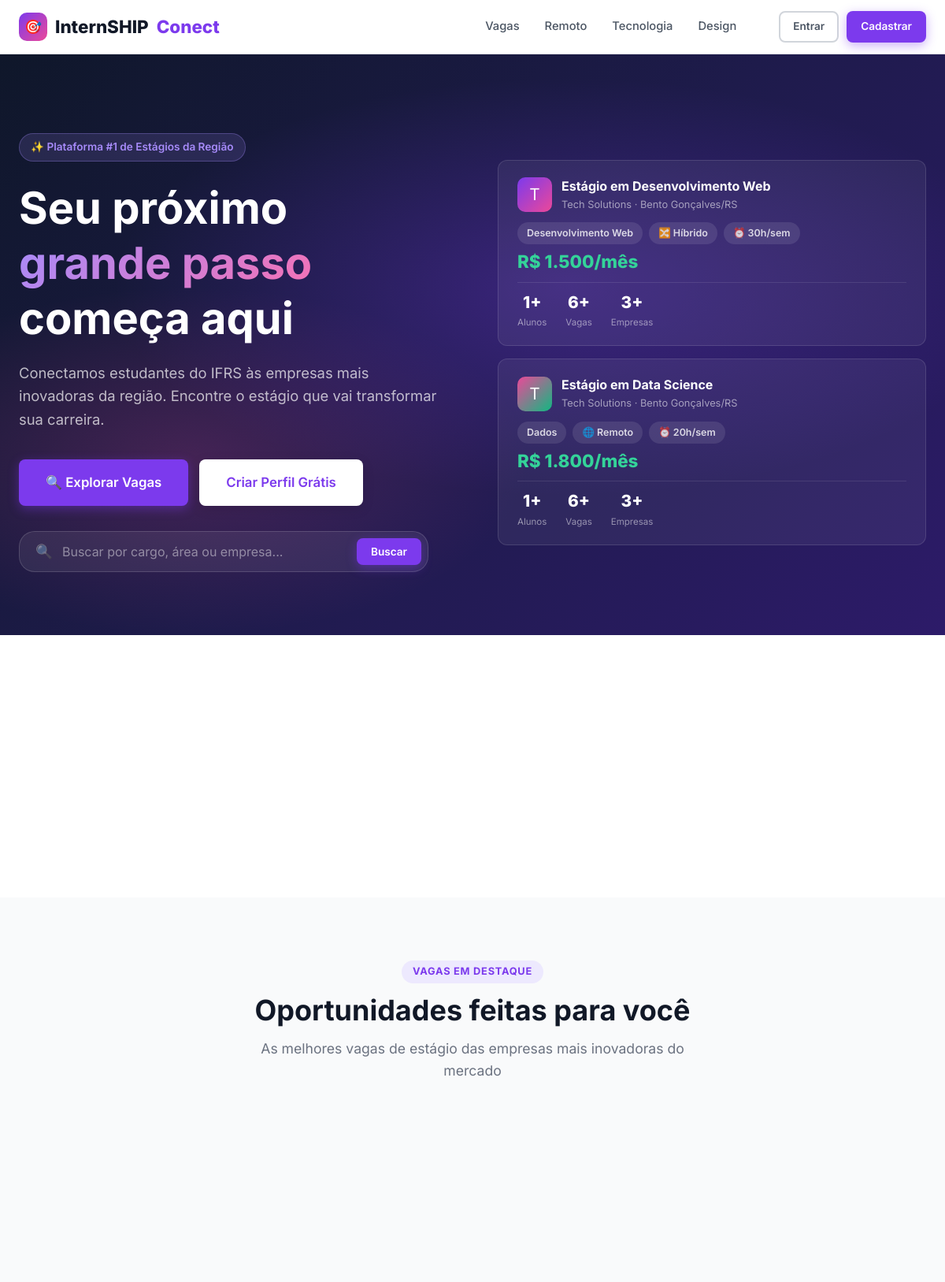
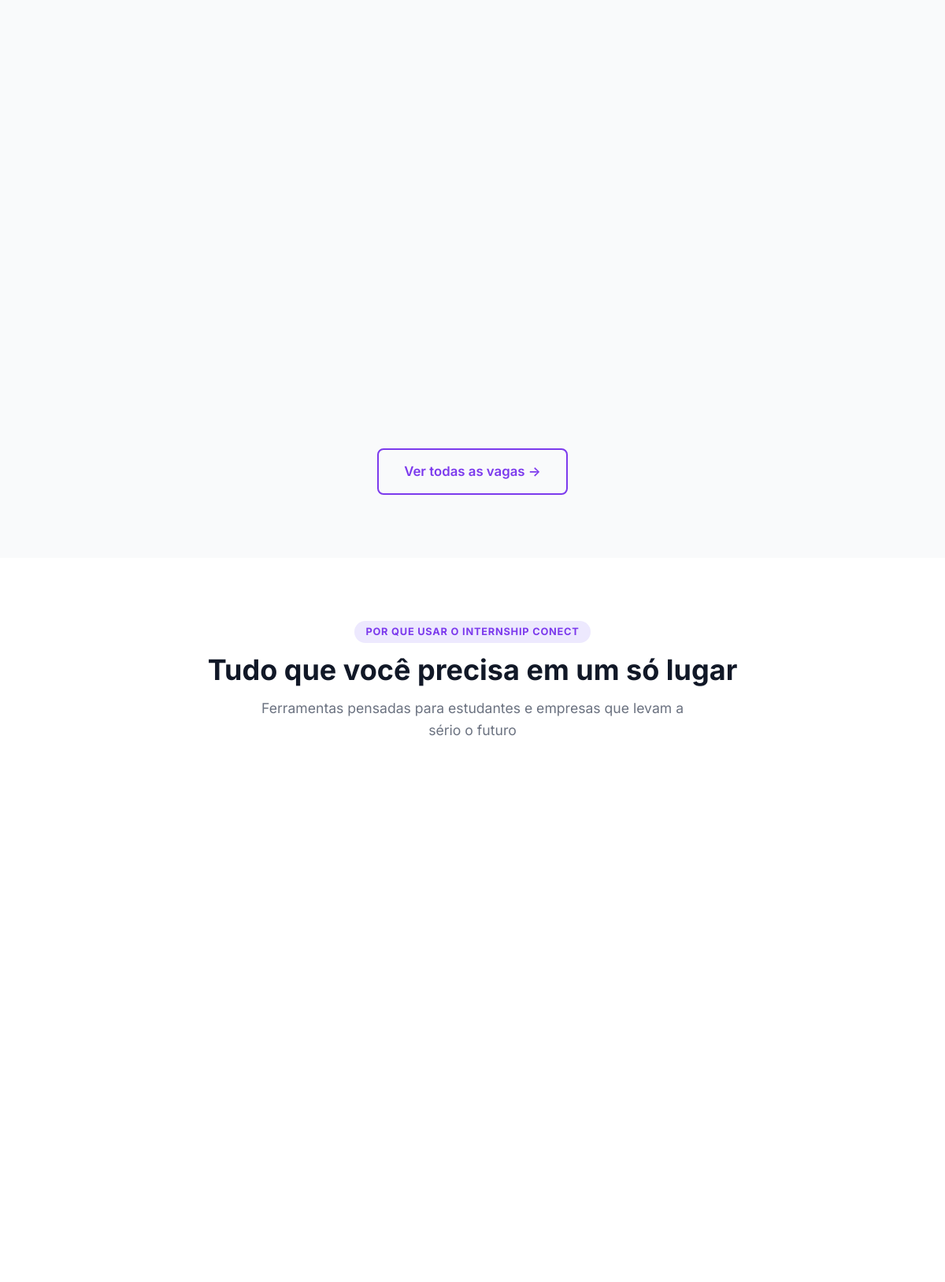
The page / (upper part) on the database its author committed (2 pictures, top to bottom).
### tables this page shows
CREATE TABLE IF NOT EXISTS vagas (
    id INT AUTO_INCREMENT PRIMARY KEY,
    empresa_id INT NOT NULL,
    titulo VARCHAR(200) NOT NULL,
    descricao TEXT NOT NULL,
    requisitos TEXT,
    beneficios TEXT,
    area VARCHAR(100),
    cidade VARCHAR(100),
    estado CHAR(2),
    modalidade ENUM('presencial','remoto','hibrido') DEFAULT 'presencial',
    bolsa DECIMAL(10,2),
    carga_horaria INT,
    ativa TINYINT(1) DEFAULT 1,
    destaque TINYINT(1) DEFAULT 0,
    criado_em TIMESTAMP DEFAULT CURRENT_TIMESTAMP,
    FOREIGN KEY (empresa_id) REFERENCES empresas(id) ON DELETE CASCADE
);

CREATE TABLE IF NOT EXISTS empresas (
    id INT AUTO_INCREMENT PRIMARY KEY,
    usuario_id INT NOT NULL UNIQUE,
    nome_empresa VARCHAR(200) NOT NULL,
    cnpj VARCHAR(20),
    descricao TEXT,
    site VARCHAR(255),
    cidade VARCHAR(100),
    estado CHAR(2),
    setor VARCHAR(100),
    logo VARCHAR(255),
    FOREIGN KEY (usuario_id) REFERENCES usuarios(id) ON DELETE CASCADE
);

### index.php (the view, shortened to what this page needs)
<?php
$db = getDB();
$totalVagas   = $db->query("SELECT COUNT(*) FROM vagas WHERE ativa=1")->fetchColumn();
$totalAlunos  = $db->query("SELECT COUNT(*) FROM alunos")->fetchColumn();
$totalEmpresas = $db->query("SELECT COUNT(*) FROM empresas")->fetchColumn();
$vagas = $db->query("
  SELECT v.*, e.nome_empresa, e.logo, e.setor
  FROM vagas v
  JOIN empresas e ON v.empresa_id = e.id
  WHERE v.ativa = 1
  ORDER BY v.destaque DESC, v.criado_em DESC
  LIMIT 6
")->fetchAll();
include __DIR__ . '/includes/header.php';
function modalidadeLabel($m) {
    return match($m) { 'remoto' => '🌐 Remoto', 'hibrido' => '🔀 Híbrido', default => '🏢 Presencial' };
}
?>
<section class="hero">
  <div class="hero-inner">
    <div class="hero-content animate-in">
      <div class="hero-tag">
        ✨ Plataforma #1 de Estágios da Região
      </div>
      <h1>Seu próximo <span>grande passo</span> começa aqui</h1>
      <p>Conectamos estudantes do IFRS às empresas mais inovadoras da região. Encontre o estágio que vai transformar sua carreira.</p>
      <div class="hero-actions">
        <a href="/teste/vagas.php" class="btn btn-primary btn-lg">
          🔍 Explorar Vagas
        </a>
        <a href="/teste/register.php" class="btn btn-white btn-lg">
          Criar Perfil Grátis
        </a>
      </div>
      <div class="hero-search">
        <span style="color:rgba(255,255,255,.5);font-size:1.1rem;">🔍</span>
        <input type="text" id="hero-search" placeholder="Buscar por cargo, área ou empresa..." />
        <button onclick="window.location.href='/teste/vagas.php?q='+document.getElementById('hero-search').value" class="btn btn-primary btn-sm">Buscar</button>
      </div>
    </div>
    <div class="hero-visual animate-in-delay">
      <?php foreach (array_slice($vagas, 0, 2) as $v): ?>
      <div class="hero-card">
        <div class="hero-card-header">
          <div class="hero-card-icon" style="background:linear-gradient(135deg,<?= ['#7C3AED','#EC4899','#10B981','#F59E0B'][array_search($v,$vagas)%4] ?>,<?= ['#EC4899','#10B981','#F59E0B','#7C3AED'][array_search($v,$vagas)%4] ?>)">
            <?= mb_strtoupper(mb_substr($v['nome_empresa'], 0, 1)) ?>
          </div>
          <div>
            <div class="hero-card-title"><?= htmlspecialchars($v['titulo']) ?></div>
            <div class="hero-card-sub"><?= htmlspecialchars($v['nome_empresa']) ?> · <?= $v['cidade'] ?>/<?= $v['estado'] ?></div>
          </div>
        </div>
        <div class="hero-card-pills">
          <span class="hero-card-pill"><?= htmlspecialchars($v['area']) ?></span>
          <span class="hero-card-pill"><?= modalidadeLabel($v['modalidade']) ?></span>
          <span class="hero-card-pill">⏰ <?= $v['carga_horaria'] ?>h/sem</span>
        </div>
        <div class="hero-card-bolsa">R$ <?= number_format($v['bolsa'], 0, ',', '.') ?>/mês</div>
        <div class="hero-stats">
          <div class="hero-stat"><div class="hero-stat-num"><?= $totalAlunos ?>+</div><div class="hero-stat-label">Alunos</div></div>
          <div class="hero-stat"><div class="hero-stat-num"><?= $totalVagas ?>+</div><div class="hero-stat-label">Vagas</div></div>
          <div class="hero-stat"><div class="hero-stat-num"><?= $totalEmpresas ?>+</div><div class="hero-stat-label">Empresas</div></div>
        </div>
      </div>
      <?php endforeach; ?>
    </div>
  </div>
</section>
<section class="section" style="background:#fff;padding:56px 24px;">
  <div class="container">
    <div class="stats-grid">
    </div>
  </div>
</section>
<section class="section">
  <div class="container">
    <div class="section-header">
      <div class="section-tag">Vagas em Destaque</div>
      <h2>Oportunidades feitas para você</h2>
      <p>As melhores vagas de estágio das empresas mais inovadoras do mercado</p>
    </div>
    <div class="jobs-grid">
    </div>
    <div class="text-center mt-8">
      <a href="/teste/vagas.php" class="btn btn-secondary btn-lg">Ver todas as vagas →</a>
    </div>
  </div>
</section>
<section class="section" style="background:#fff;">
  <div class="container">
    <div class="section-header">
      <div class="section-tag">Por que usar o InternSHIP Conect</div>
      <h2>Tudo que você precisa em um só lugar</h2>
      <p>Ferramentas pensadas para estudantes e empresas que levam a sério o futuro</p>
    </div>
    <div class="features-grid">
    </div>
  </div>
</section>
<?php include __DIR__ . '/includes/footer.php'; ?>

### rows shown on the page
vagas: empresa.nome_empresa "T", titulo "Estágio em Desenvolvimento Web", empresa.nome_empresa "Tech Solutions", cidade "Bento Gonçalves", estado "RS", area "Desenvolvimento Web", modalidade "🔀 Híbrido", carga_horaria "30", bolsa "1.500", totalAlunos "1", totalVagas "6", totalEmpresas "3"
vagas: empresa.nome_empresa "T", titulo "Estágio em Data Science", empresa.nome_empresa "Tech Solutions", cidade "Bento Gonçalves", estado "RS", area "Dados", modalidade "🌐 Remoto", carga_horaria "20", bolsa "1.800", totalAlunos "1", totalVagas "6", totalEmpresas "3"
